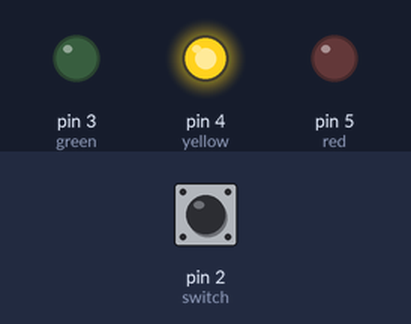
Recording of a sketch running on a simulated Arduino Uno, built with avr-gcc and run on an emulated ATmega328P. Parts: output pins drawn as LEDs (lit = HIGH). Inputs (shaded band) come from the test bench; at power-on: pin 2 (switch) HIGH.

Above: at 0.12 s.
At 1.37 s:
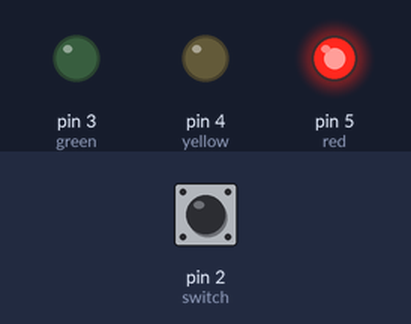
At 2.62 s:
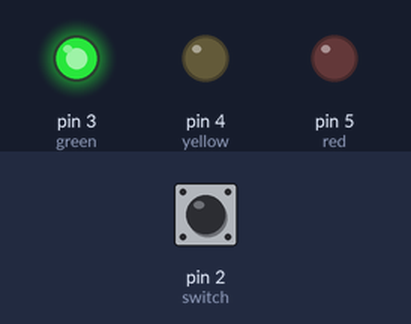
Timing chart, 0 to 3.0 s (numbered marks = the images above):
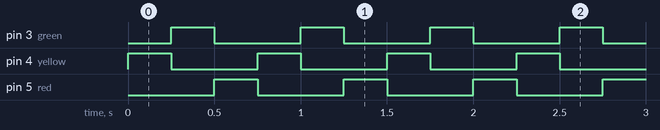

The sketch:

TrafficLight.ino
```cpp
int switchState = 0;
void setup() {
  // put your setup code here, to run once:
  pinMode(2, INPUT);//.switch
  pinMode(3, OUTPUT);//green
  pinMode(4, OUTPUT);//yellow
  pinMode(5, OUTPUT);//red
}

void loop() {
  // put your main code here, to run repeatedly:
  switchState = digitalRead(2);

  if (switchState == LOW){
    digitalWrite(3, LOW);
    digitalWrite(4, LOW);
    digitalWrite(5, HIGH);//red
  }
  else {
    digitalWrite(3, LOW);
    digitalWrite(4, HIGH);//yellow
    digitalWrite(5, LOW);
    delay(250);
    digitalWrite(3, HIGH);//green
    digitalWrite(4, LOW);
    digitalWrite(5, LOW);
    delay(250);
    digitalWrite(3, LOW);
    digitalWrite(4, LOW);
    digitalWrite(5, HIGH);//red
    delay(250);
  }

}//back to the beginning of the loop
```

Measured:
- by itself, pin 3 (green), pin 4 (yellow), pin 5 (red): alternates HIGH for 0.25 s and LOW for 0.50 s
- by itself, everything shown: repeats every 0.75 s, in 3 steps
